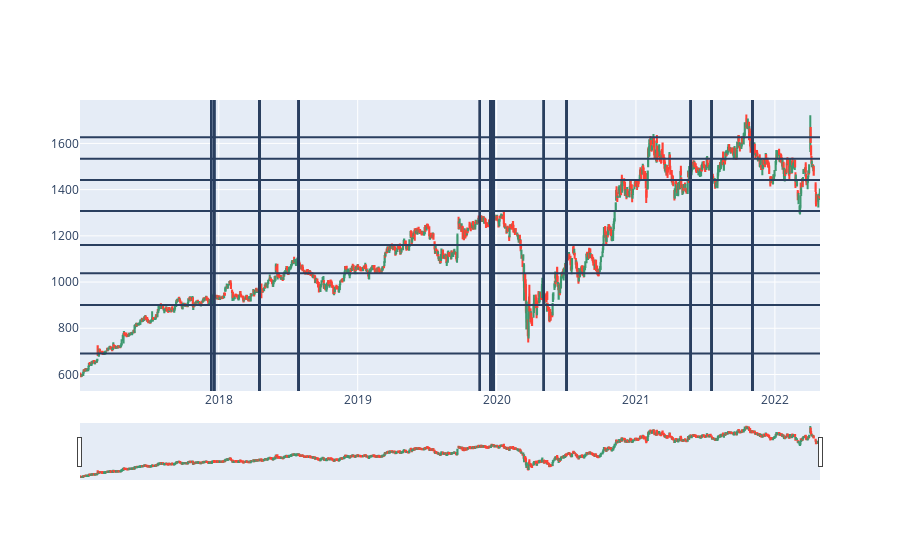

Notebook source saved alongside this figure:
### Code cell
estar = (ta.CDLEVENINGSTAR(df.Open,df.High,df.Low,df.Close))

fig = go.Figure(data=[go.Candlestick(x=df['Date'],
                open=df['Open'],
                high=df['High'],
                low=df['Low'],
                close=df['Close'])])
for aaa in centres:
    fig.add_hline(y=aaa[0])
    
for i in range(len(estar)):
    if(estar[i]!=0):
        cprice = df.High[i]
        prevprice = df.Close[i-1]
        for x in centres:
#             if(1.01*cprice>x[0] and 0.99*cprice<x[0] and prevprice<x[0]):
            fig.add_vline(x=df.Date[i])
#                 break
        
fig.show()

### Figure 1 — Plotly figure (JSON) as saved in the notebook; plotly's stock layout.template omitted (floating-point values rounded to 4 significant figures; data arrays with more than 128 entries replaced by an {"elided": "..."} marker saying what was removed)
{"data": [{"close": {"elided": "1316 float values"}, "high": {"elided": "1316 float values"}, "low": {"elided": "1316 float values"}, "open": {"elided": "1316 float values"}, "type": "candlestick", "x": {"elided": "1316 str values"}}], "layout": {"shapes": [{"type": "line", "x0": 0, "x1": 1, "xref": "x domain", "y0": 1308.0, "y1": 1308.0, "yref": "y"}, {"type": "line", "x0": 0, "x1": 1, "xref": "x domain", "y0": 690.6, "y1": 690.6, "yref": "y"}, {"type": "line", "x0": 0, "x1": 1, "xref": "x domain", "y0": 1038.0, "y1": 1038.0, "yref": "y"}, {"type": "line", "x0": 0, "x1": 1, "xref": "x domain", "y0": 1533.0, "y1": 1533.0, "yref": "y"}, {"type": "line", "x0": 0, "x1": 1, "xref": "x domain", "y0": 900.9, "y1": 900.9, "yref": "y"}, {"type": "line", "x0": 0, "x1": 1, "xref": "x domain", "y0": 1442.0, "y1": 1442.0, "yref": "y"}, {"type": "line", "x0": 0, "x1": 1, "xref": "x domain", "y0": 1161.0, "y1": 1161.0, "yref": "y"}, {"type": "line", "x0": 0, "x1": 1, "xref": "x domain", "y0": 1627.0, "y1": 1627.0, "yref": "y"}, {"type": "line", "x0": "2017-12-12", "x1": "2017-12-12", "xref": "x", "y0": 0, "y1": 1, "yref": "y domain"}, {"type": "line", "x0": "2017-12-12", "x1": "2017-12-12", "xref": "x", "y0": 0, "y1": 1, "yref": "y domain"}, {"type": "line", "x0": "2017-12-12", "x1": "2017-12-12", "xref": "x", "y0": 0, "y1": 1, "yref": "y domain"}, {"type": "line", "x0": "2017-12-12", "x1": "2017-12-12", "xref": "x", "y0": 0, "y1": 1, "yref": "y domain"}, {"type": "line", "x0": "2017-12-12", "x1": "2017-12-12", "xref": "x", "y0": 0, "y1": 1, "yref": "y domain"}, {"type": "line", "x0": "2017-12-12", "x1": "2017-12-12", "xref": "x", "y0": 0, "y1": 1, "yref": "y domain"}, {"type": "line", "x0": "2017-12-12", "x1": "2017-12-12", "xref": "x", "y0": 0, "y1": 1, "yref": "y domain"}, {"type": "line", "x0": "2017-12-12", "x1": "2017-12-12", "xref": "x", "y0": 0, "y1": 1, "yref": "y domain"}, {"type": "line", "x0": "2017-12-20", "x1": "2017-12-20", "xref": "x", "y0": 0, "y1": 1, "yref": "y domain"}, {"type": "line", "x0": "2017-12-20", "x1": "2017-12-20", "xref": "x", "y0": 0, "y1": 1, "yref": "y domain"}, {"type": "line", "x0": "2017-12-20", "x1": "2017-12-20", "xref": "x", "y0": 0, "y1": 1, "yref": "y domain"}, {"type": "line", "x0": "2017-12-20", "x1": "2017-12-20", "xref": "x", "y0": 0, "y1": 1, "yref": "y domain"}, {"type": "line", "x0": "2017-12-20", "x1": "2017-12-20", "xref": "x", "y0": 0, "y1": 1, "yref": "y domain"}, {"type": "line", "x0": "2017-12-20", "x1": "2017-12-20", "xref": "x", "y0": 0, "y1": 1, "yref": "y domain"}, {"type": "line", "x0": "2017-12-20", "x1": "2017-12-20", "xref": "x", "y0": 0, "y1": 1, "yref": "y domain"}, {"type": "line", "x0": "2017-12-20", "x1": "2017-12-20", "xref": "x", "y0": 0, "y1": 1, "yref": "y domain"}, {"type": "line", "x0": "2018-04-18", "x1": "2018-04-18", "xref": "x", "y0": 0, "y1": 1, "yref": "y domain"}, {"type": "line", "x0": "2018-04-18", "x1": "2018-04-18", "xref": "x", "y0": 0, "y1": 1, "yref": "y domain"}, {"type": "line", "x0": "2018-04-18", "x1": "2018-04-18", "xref": "x", "y0": 0, "y1": 1, "yref": "y domain"}, {"type": "line", "x0": "2018-04-18", "x1": "2018-04-18", "xref": "x", "y0": 0, "y1": 1, "yref": "y domain"}, {"type": "line", "x0": "2018-04-18", "x1": "2018-04-18", "xref": "x", "y0": 0, "y1": 1, "yref": "y domain"}, {"type": "line", "x0": "2018-04-18", "x1": "2018-04-18", "xref": "x", "y0": 0, "y1": 1, "yref": "y domain"}, {"type": "line", "x0": "2018-04-18", "x1": "2018-04-18", "xref": "x", "y0": 0, "y1": 1, "yref": "y domain"}, {"type": "line", "x0": "2018-04-18", "x1": "2018-04-18", "xref": "x", "y0": 0, "y1": 1, "yref": "y domain"}, {"type": "line", "x0": "2018-07-30", "x1": "2018-07-30", "xref": "x", "y0": 0, "y1": 1, "yref": "y domain"}, {"type": "line", "x0": "2018-07-30", "x1": "2018-07-30", "xref": "x", "y0": 0, "y1": 1, "yref": "y domain"}, {"type": "line", "x0": "2018-07-30", "x1": "2018-07-30", "xref": "x", "y0": 0, "y1": 1, "yref": "y domain"}, {"type": "line", "x0": "2018-07-30", "x1": "2018-07-30", "xref": "x", "y0": 0, "y1": 1, "yref": "y domain"}, {"type": "line", "x0": "2018-07-30", "x1": "2018-07-30", "xref": "x", "y0": 0, "y1": 1, "yref": "y domain"}, {"type": "line", "x0": "2018-07-30", "x1": "2018-07-30", "xref": "x", "y0": 0, "y1": 1, "yref": "y domain"}, {"type": "line", "x0": "2018-07-30", "x1": "2018-07-30", "xref": "x", "y0": 0, "y1": 1, "yref": "y domain"}, {"type": "line", "x0": "2018-07-30", "x1": "2018-07-30", "xref": "x", "y0": 0, "y1": 1, "yref": "y domain"}, {"type": "line", "x0": "2019-11-18", "x1": "2019-11-18", "xref": "x", "y0": 0, "y1": 1, "yref": "y domain"}, {"type": "line", "x0": "2019-11-18", "x1": "2019-11-18", "xref": "x", "y0": 0, "y1": 1, "yref": "y domain"}, {"type": "line", "x0": "2019-11-18", "x1": "2019-11-18", "xref": "x", "y0": 0, "y1": 1, "yref": "y domain"}, {"type": "line", "x0": "2019-11-18", "x1": "2019-11-18", "xref": "x", "y0": 0, "y1": 1, "yref": "y domain"}, {"type": "line", "x0": "2019-11-18", "x1": "2019-11-18", "xref": "x", "y0": 0, "y1": 1, "yref": "y domain"}, {"type": "line", "x0": "2019-11-18", "x1": "2019-11-18", "xref": "x", "y0": 0, "y1": 1, "yref": "y domain"}, {"type": "line", "x0": "2019-11-18", "x1": "2019-11-18", "xref": "x", "y0": 0, "y1": 1, "yref": "y domain"}, {"type": "line", "x0": "2019-11-18", "x1": "2019-11-18", "xref": "x", "y0": 0, "y1": 1, "yref": "y domain"}, {"type": "line", "x0": "2019-12-16", "x1": "2019-12-16", "xref": "x", "y0": 0, "y1": 1, "yref": "y domain"}, {"type": "line", "x0": "2019-12-16", "x1": "2019-12-16", "xref": "x", "y0": 0, "y1": 1, "yref": "y domain"}, {"type": "line", "x0": "2019-12-16", "x1": "2019-12-16", "xref": "x", "y0": 0, "y1": 1, "yref": "y domain"}, {"type": "line", "x0": "2019-12-16", "x1": "2019-12-16", "xref": "x", "y0": 0, "y1": 1, "yref": "y domain"}, {"type": "line", "x0": "2019-12-16", "x1": "2019-12-16", "xref": "x", "y0": 0, "y1": 1, "yref": "y domain"}, {"type": "line", "x0": "2019-12-16", "x1": "2019-12-16", "xref": "x", "y0": 0, "y1": 1, "yref": "y domain"}, {"type": "line", "x0": "2019-12-16", "x1": "2019-12-16", "xref": "x", "y0": 0, "y1": 1, "yref": "y domain"}, {"type": "line", "x0": "2019-12-16", "x1": "2019-12-16", "xref": "x", "y0": 0, "y1": 1, "yref": "y domain"}, {"type": "line", "x0": "2019-12-24", "x1": "2019-12-24", "xref": "x", "y0": 0, "y1": 1, "yref": "y domain"}, {"type": "line", "x0": "2019-12-24", "x1": "2019-12-24", "xref": "x", "y0": 0, "y1": 1, "yref": "y domain"}, {"type": "line", "x0": "2019-12-24", "x1": "2019-12-24", "xref": "x", "y0": 0, "y1": 1, "yref": "y domain"}, {"type": "line", "x0": "2019-12-24", "x1": "2019-12-24", "xref": "x", "y0": 0, "y1": 1, "yref": "y domain"}, {"type": "line", "x0": "2019-12-24", "x1": "2019-12-24", "xref": "x", "y0": 0, "y1": 1, "yref": "y domain"}, {"type": "line", "x0": "2019-12-24", "x1": "2019-12-24", "xref": "x", "y0": 0, "y1": 1, "yref": "y domain"}, {"type": "line", "x0": "2019-12-24", "x1": "2019-12-24", "xref": "x", "y0": 0, "y1": 1, "yref": "y domain"}, {"type": "line", "x0": "2019-12-24", "x1": "2019-12-24", "xref": "x", "y0": 0, "y1": 1, "yref": "y domain"}, {"type": "line", "x0": "2020-05-04", "x1": "2020-05-04", "xref": "x", "y0": 0, "y1": 1, "yref": "y domain"}, {"type": "line", "x0": "2020-05-04", "x1": "2020-05-04", "xref": "x", "y0": 0, "y1": 1, "yref": "y domain"}, {"type": "line", "x0": "2020-05-04", "x1": "2020-05-04", "xref": "x", "y0": 0, "y1": 1, "yref": "y domain"}, {"type": "line", "x0": "2020-05-04", "x1": "2020-05-04", "xref": "x", "y0": 0, "y1": 1, "yref": "y domain"}, {"type": "line", "x0": "2020-05-04", "x1": "2020-05-04", "xref": "x", "y0": 0, "y1": 1, "yref": "y domain"}, {"type": "line", "x0": "2020-05-04", "x1": "2020-05-04", "xref": "x", "y0": 0, "y1": 1, "yref": "y domain"}, {"type": "line", "x0": "2020-05-04", "x1": "2020-05-04", "xref": "x", "y0": 0, "y1": 1, "yref": "y domain"}, {"type": "line", "x0": "2020-05-04", "x1": "2020-05-04", "xref": "x", "y0": 0, "y1": 1, "yref": "y domain"}, {"type": "line", "x0": "2020-07-03", "x1": "2020-07-03", "xref": "x", "y0": 0, "y1": 1, "yref": "y domain"}, {"type": "line", "x0": "2020-07-03", "x1": "2020-07-03", "xref": "x", "y0": 0, "y1": 1, "yref": "y domain"}, {"type": "line", "x0": "2020-07-03", "x1": "2020-07-03", "xref": "x", "y0": 0, "y1": 1, "yref": "y domain"}, {"type": "line", "x0": "2020-07-03", "x1": "2020-07-03", "xref": "x", "y0": 0, "y1": 1, "yref": "y domain"}, {"type": "line", "x0": "2020-07-03", "x1": "2020-07-03", "xref": "x", "y0": 0, "y1": 1, "yref": "y domain"}, {"type": "line", "x0": "2020-07-03", "x1": "2020-07-03", "xref": "x", "y0": 0, "y1": 1, "yref": "y domain"}, {"type": "line", "x0": "2020-07-03", "x1": "2020-07-03", "xref": "x", "y0": 0, "y1": 1, "yref": "y domain"}, {"type": "line", "x0": "2020-07-03", "x1": "2020-07-03", "xref": "x", "y0": 0, "y1": 1, "yref": "y domain"}, {"type": "line", "x0": "2021-05-25", "x1": "2021-05-25", "xref": "x", "y0": 0, "y1": 1, "yref": "y domain"}, {"type": "line", "x0": "2021-05-25", "x1": "2021-05-25", "xref": "x", "y0": 0, "y1": 1, "yref": "y domain"}, {"type": "line", "x0": "2021-05-25", "x1": "2021-05-25", "xref": "x", "y0": 0, "y1": 1, "yref": "y domain"}, {"type": "line", "x0": "2021-05-25", "x1": "2021-05-25", "xref": "x", "y0": 0, "y1": 1, "yref": "y domain"}, {"type": "line", "x0": "2021-05-25", "x1": "2021-05-25", "xref": "x", "y0": 0, "y1": 1, "yref": "y domain"}, {"type": "line", "x0": "2021-05-25", "x1": "2021-05-25", "xref": "x", "y0": 0, "y1": 1, "yref": "y domain"}, {"type": "line", "x0": "2021-05-25", "x1": "2021-05-25", "xref": "x", "y0": 0, "y1": 1, "yref": "y domain"}, {"type": "line", "x0": "2021-05-25", "x1": "2021-05-25", "xref": "x", "y0": 0, "y1": 1, "yref": "y domain"}, {"type": "line", "x0": "2021-07-19", "x1": "2021-07-19", "xref": "x", "y0": 0, "y1": 1, "yref": "y domain"}, {"type": "line", "x0": "2021-07-19", "x1": "2021-07-19", "xref": "x", "y0": 0, "y1": 1, "yref": "y domain"}, {"type": "line", "x0": "2021-07-19", "x1": "2021-07-19", "xref": "x", "y0": 0, "y1": 1, "yref": "y domain"}, {"type": "line", "x0": "2021-07-19", "x1": "2021-07-19", "xref": "x", "y0": 0, "y1": 1, "yref": "y domain"}, {"type": "line", "x0": "2021-07-19", "x1": "2021-07-19", "xref": "x", "y0": 0, "y1": 1, "yref": "y domain"}, {"type": "line", "x0": "2021-07-19", "x1": "2021-07-19", "xref": "x", "y0": 0, "y1": 1, "yref": "y domain"}, {"type": "line", "x0": "2021-07-19", "x1": "2021-07-19", "xref": "x", "y0": 0, "y1": 1, "yref": "y domain"}, {"type": "line", "x0": "2021-07-19", "x1": "2021-07-19", "xref": "x", "y0": 0, "y1": 1, "yref": "y domain"}, {"type": "line", "x0": "2021-11-03", "x1": "2021-11-03", "xref": "x", "y0": 0, "y1": 1, "yref": "y domain"}, {"type": "line", "x0": "2021-11-03", "x1": "2021-11-03", "xref": "x", "y0": 0, "y1": 1, "yref": "y domain"}, {"type": "line", "x0": "2021-11-03", "x1": "2021-11-03", "xref": "x", "y0": 0, "y1": 1, "yref": "y domain"}, {"type": "line", "x0": "2021-11-03", "x1": "2021-11-03", "xref": "x", "y0": 0, "y1": 1, "yref": "y domain"}, {"type": "line", "x0": "2021-11-03", "x1": "2021-11-03", "xref": "x", "y0": 0, "y1": 1, "yref": "y domain"}, {"type": "line", "x0": "2021-11-03", "x1": "2021-11-03", "xref": "x", "y0": 0, "y1": 1, "yref": "y domain"}, {"type": "line", "x0": "2021-11-03", "x1": "2021-11-03", "xref": "x", "y0": 0, "y1": 1, "yref": "y domain"}, {"type": "line", "x0": "2021-11-03", "x1": "2021-11-03", "xref": "x", "y0": 0, "y1": 1, "yref": "y domain"}]}}
